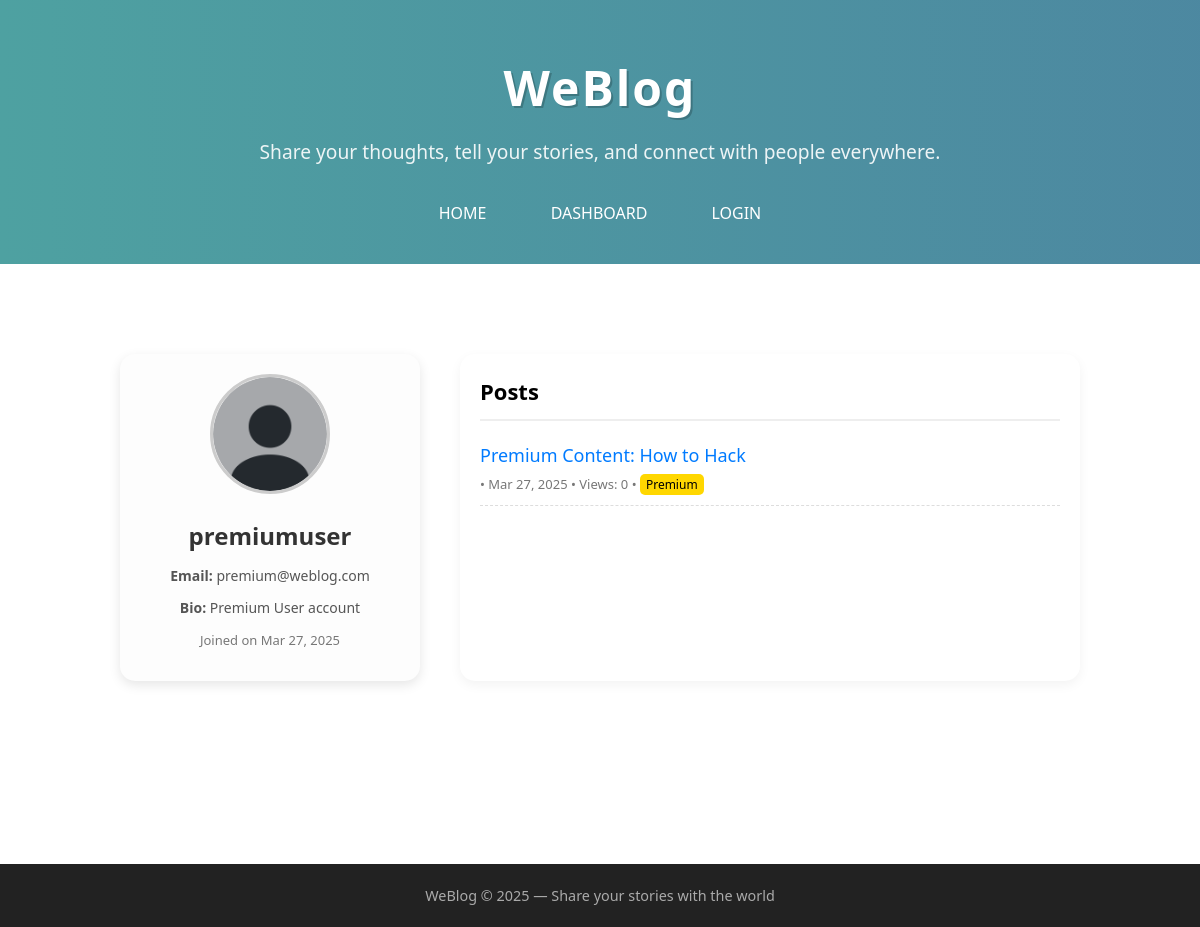
The page /author.php?id=4 on the database its author committed.
### tables this page shows
CREATE TABLE users (
  id INT AUTO_INCREMENT PRIMARY KEY,
  username VARCHAR(50),
  password VARCHAR(100),
  email VARCHAR(100),
  role VARCHAR(20),  
  bio TEXT,
  avatar_path VARCHAR(255), 
  created_at DATETIME DEFAULT CURRENT_TIMESTAMP
);

CREATE TABLE posts (
  id INT AUTO_INCREMENT PRIMARY KEY,
  user_id INT,
  title VARCHAR(200),
  content TEXT,
  created_at DATETIME DEFAULT CURRENT_TIMESTAMP,
  views INT DEFAULT 0,
  premium BOOLEAN DEFAULT FALSE
);

### author.php (the view, shortened to what this page needs)
<?php
include 'includes/header.php';
?>
<link rel="stylesheet" href="assets/css/profile.css">
<?php
if (isset($_GET['id'])) {
    $authorId = (int)$_GET['id'];
    $stmt = $conn->prepare("SELECT username, email, bio, avatar_path, created_at FROM users WHERE id = ?");
    $stmt->bind_param("i", $authorId);
    $stmt->execute();
    $author = $stmt->get_result()->fetch_assoc();
    $posts = $conn->query("SELECT id, title, created_at, views, premium FROM posts WHERE user_id = $authorId ORDER BY created_at DESC");
} else {
    echo "<div class='container'><h2>No author selected.</h2></div>";
    include 'includes/footer.php';
    exit();
}
?>
<div class="profile-container">
    <div class="profile-card">
        <img src="<?php echo htmlspecialchars($author['avatar_path']); ?>" alt="Avatar">
        <h2><?php echo htmlspecialchars($author['username']); ?></h2>
        <p><strong>Email:</strong> <?php echo htmlspecialchars($author['email']); ?></p>
        <p><strong>Bio:</strong> <?php echo nl2br(htmlspecialchars($author['bio'])); ?></p>
        <p class="created-at">Joined on <?php echo date("M d, Y", strtotime($author['created_at'])); ?></p>
    </div>
    <div class="author-posts">
        <h3>Posts</h3>
        <?php if ($posts->num_rows > 0) { ?>
            <ul class="post-list">
                <?php while ($post = $posts->fetch_assoc()) { ?>
                    <li>
                        <a href="post.php?id=<?php echo $post['id']; ?>">
                            <?php echo htmlspecialchars($post['title']); ?>
                        </a>
                        <span class="meta">
                            • <?php echo date("M d, Y", strtotime($post['created_at'])); ?>
                            • Views: <?php echo $post['views']; ?>
                            <?php if ($post['premium']) echo " • <span class='premium'>Premium</span>"; ?>
                        </span>
                    </li>
                <?php } ?>
            </ul>
        <?php } else { ?>
            <p>This user has not posted anything yet.</p>
        <?php } ?>
    </div>
</div>
<?php include 'includes/footer.php'; ?>

### assets/css/style.css (style rules this page uses)
* { margin: 0; padding: 0; box-sizing: border-box; }
body { font-family: 'Segoe UI', Tahoma, Geneva, Verdana, sans-serif; line-height: 1.6; }

### assets/css/profile.css (style rules this page uses)
.profile-container { max-width: 1000px; margin: 40px auto; display: flex; gap: 40px; padding: 20px; }
.profile-card { width: 300px; background: #fdfdfd; padding: 20px; border-radius: 15px; box-shadow: 0 4px 12px rgba(0, 0, 0, 0.1); text-align: center; }
.profile-card img { width: 120px; height: 120px; border-radius: 50%; object-fit: cover; margin-bottom: 15px; border: 3px solid #ccc; }
.profile-card h2 { margin: 0; font-size: 24px; color: #333; }
.profile-card p { margin: 10px 0; color: #555; font-size: 14px; }
.profile-card .created-at { font-size: 13px; color: #777; margin-top: 10px; }
.author-posts { flex: 1; background: #ffffff; padding: 20px; border-radius: 15px; box-shadow: 0 4px 12px rgba(0, 0, 0, 0.05); }
.author-posts h3 { margin-bottom: 20px; font-size: 22px; border-bottom: 2px solid #eee; padding-bottom: 10px; }
.post-list { list-style: none; padding: 0; }
.post-list li { margin-bottom: 15px; padding-bottom: 10px; border-bottom: 1px dashed #ddd; }
.post-list a { font-size: 18px; color: #007bff; text-decoration: none; }
.post-list .meta { display: block; color: #777; font-size: 13px; margin-top: 4px; }
.premium { background: #ffd700; color: #000; padding: 2px 6px; border-radius: 5px; font-size: 12px; }

### rows shown on the page
users: avatar_path (placeholder picture), username "premiumuser", email "premium@weblog.com", bio "Premium User account", created_at "Mar 27, 2025"
posts: title "Premium Content: How to Hack", created_at "Mar 27, 2025", views "0", premium "Premium"
